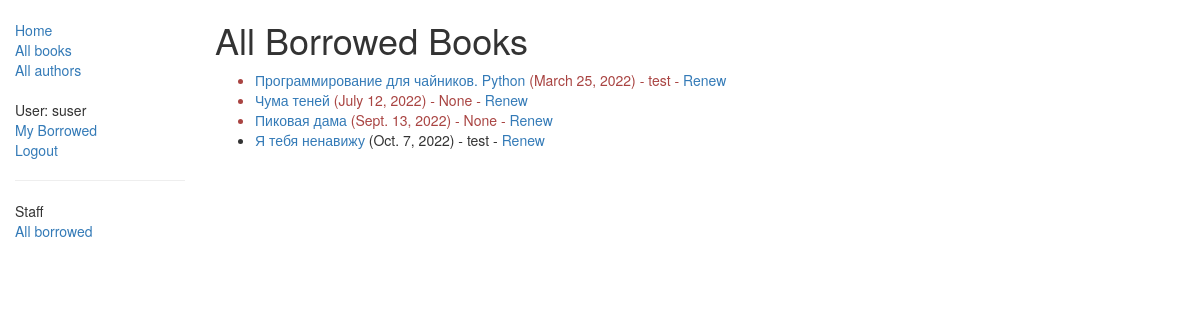
Before: /catalog/borrowed/ (signed in) with the older database file.
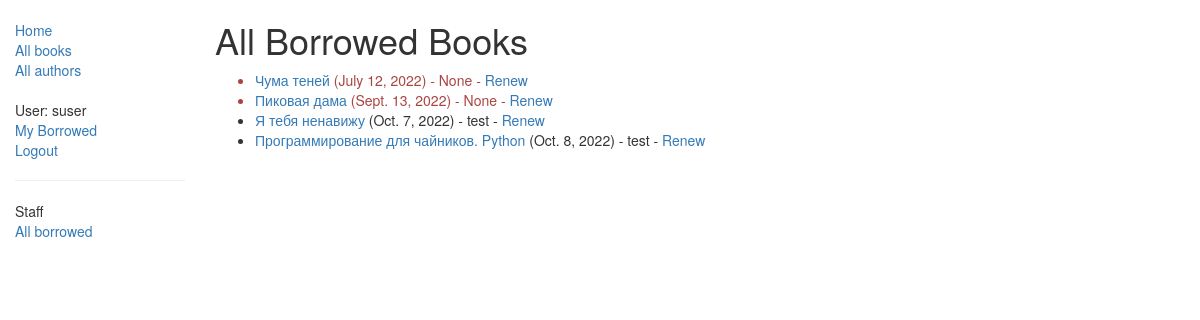
After: the same page with the newer database file.
### catalog/models.py (models this page shows, shortened)
class BookInstance(models.Model):
    id = models.UUIDField(primary_key=True, default=uuid.uuid4, help_text="Unique ID for this particular book across whole library")
    book = models.ForeignKey('Book', on_delete=models.SET_NULL, null=True)
    imprint = models.CharField(max_length=200)
    due_back = models.DateField(null=True, blank=True)
    language = models.ForeignKey('Language', on_delete=models.SET_NULL, null=True)
    borrower = models.ForeignKey(User, on_delete=models.SET_NULL, null=True, blank=True)
    LOAN_STATUS = (
        ('m', 'Maintenance'),
        ('o', 'On loan'),
        ('a', 'Available'),
        ('r', 'Reserved'),
    )
    status = models.CharField(max_length=1, choices=LOAN_STATUS, blank=True, default='m', help_text='Book availability')
    class Meta:
        ordering = ["due_back"]
    @property
    def is_overdue(self):
        if self.due_back and date.today() > self.due_back:
            return True
        return False
    class Meta:
        ordering = ['due_back']
        permissions = (("can_mark_returned", "Set book as returned"),)

class Book(models.Model):
    title = models.CharField(max_length=200)
    author = models.ForeignKey('Author', on_delete=models.SET_NULL, null=True)
    summary = models.TextField(max_length=1000, help_text="Enter a brief description of the book")
    isbn = models.CharField('ISBN', max_length=13, help_text='13 Character <a href="https://www.isbn-international.org/'
                                                             'content/what-isbn">ISBn number</a>')
    genre = models.ManyToManyField(Genre, help_text="Select a genre for this book")
    language = models.ForeignKey('Language', on_delete=models.SET_NULL, null=True)
    def display_genre(self):
        return ', '.join([genre.name for genre in self.genre.all()[:3]])
    display_genre.short_description = 'Genre'

### catalog/views.py (the view)
class LoanedBooksAllListView(PermissionRequiredMixin, generic.ListView):
    model = BookInstance
    permission_required = 'catalog.can_mark_returned'
    template_name = 'catalog/bookinstance_list_borrowed_all.html'
    paginate_by = 10
    def get_queryset(self):
        return BookInstance.objects.filter(status__exact="o").order_by('due_back')

### catalog/templates/catalog/bookinstance_list_borrowed_all.html
{% extends "base_generic.html" %}
{% block content %}
    <h1>All Borrowed Books</h1>
    {% if bookinstance_list %}
    <ul>
      {% for bookinst in bookinstance_list %}
      <li class="{% if bookinst.is_overdue %}text-danger{% endif %}">
        <a href="{% url 'book-detail' bookinst.book.pk %}">{{bookinst.book.title}}</a> ({{ bookinst.due_back }}) {% if user.is_staff %}- {{ bookinst.borrower }}{% endif %} {% if perms.catalog.can_mark_returned %}- <a href="{% url 'renew-book-librarian' bookinst.id %}">Renew</a>  {% endif %}
      </li>
      {% endfor %}
    </ul>
    {% else %}
      <p>There are no books borrowed.</p>
    {% endif %}
{% endblock %}

Changed rows visible on the page:
changed BookInstance "Программирование для чайников. Python": due_back "March 25, 2022" → "Oct. 8, 2022"; moves down the list
